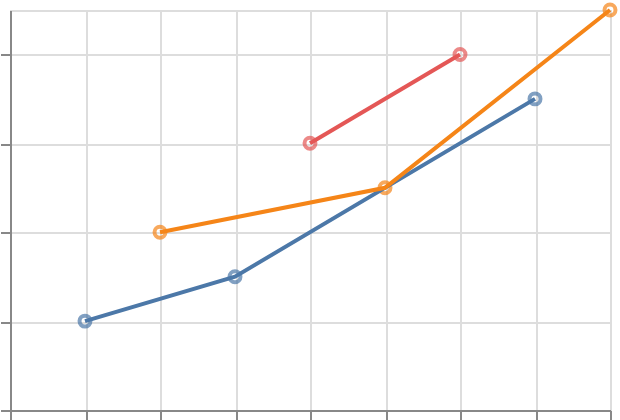

The specification (Vega-Lite) saved for this image:
### Vega-Lite specification from a JSON file in a GitHub repository (floating-point values rounded to 4 significant figures)
{"$schema": "https://vega.github.io/schema/vega-lite/v6.json", "padding": 5, "autosize": "none", "width": 300, "height": 200, "data": {"name": "table", "values": [{"c": "A", "g": "p", "x": 1, "y": 2, "v": 5, "t": "2024-01-15", "o": {"v": 3}, "IMDB Rating": 6.1, "d": "x1"}, {"c": "B", "g": "q", "x": 2, "y": 4, "v": 9, "t": "2024-02-20", "o": {"v": 7}, "IMDB Rating": 7.4, "d": "x2"}, {"c": "A", "g": "q", "x": 3, "y": 3, "v": 2, "t": "2024-03-05", "o": {"v": 1}, "IMDB Rating": 5.2, "d": "x1"}, {"c": "C", "g": "p", "x": 4, "y": 6, "v": 7, "t": "2024-05-30", "o": {"v": 4}, "IMDB Rating": 8.8, "d": "x3"}, {"c": "B", "g": "p", "x": 5, "y": 5, "v": 4, "t": "2024-07-11", "o": {"v": 9}, "IMDB Rating": 6.9, "d": "x2"}, {"c": "C", "g": "q", "x": 6, "y": 8, "v": 6, "t": "2024-09-02", "o": {"v": 2}, "IMDB Rating": 7.7, "d": "x3"}, {"c": "A", "g": "p", "x": 7, "y": 7, "v": 8, "t": "2024-11-25", "o": {"v": 5}, "IMDB Rating": 4.4, "d": "x1"}, {"c": "B", "g": "q", "x": 8, "y": 9, "v": 3, "t": "2024-12-31", "o": {"v": 8}, "IMDB Rating": 9.1, "d": "x2"}]}, "layer": [{"mark": "point", "encoding": {"x": {"field": "x", "type": "quantitative"}, "y": {"field": "y", "type": "quantitative"}, "color": {"field": "c", "type": "nominal"}}}, {"mark": "line", "encoding": {"x": {"field": "x", "type": "quantitative"}, "y": {"field": "y", "type": "quantitative"}, "color": {"field": "c", "type": "nominal"}}}]}
